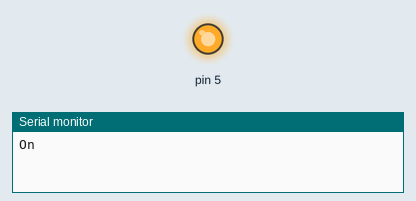
Simulated run of this sketch. Board: Arduino Uno, built with avr-gcc and run on an emulated ATmega328P. Shown: output pins drawn as LEDs (lit = HIGH), the last lines printed to the serial monitor.

Above: at 1.5 s.
At 5.0 s:
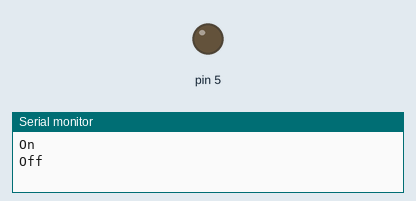
Timing chart, 0 to 9.1 s (numbered marks = the images above):
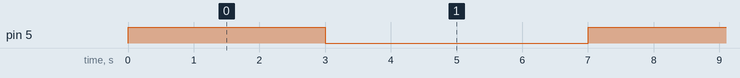

Measured:
- by itself, pin 5: alternates HIGH for 3.0 s and LOW for 4.0 s

The sketch:

taskA1.ino
```cpp
//taskA1
#include <Arduino_FreeRTOS.h>

void setup() {
Serial.begin(9600);
pinMode(5, OUTPUT);
xTaskCreate(task,"task", 128, NULL, 1, NULL);

}


//-------------------------

void task()
{
  while(1)
  {

    digitalWrite(5, HIGH);
    Serial.println("On");


    delay(3000);
    digitalWrite(5, LOW);
    Serial.println("Off");
    delay(4000);
  }
}


//---------------------------------
void loop() {


  }
```
